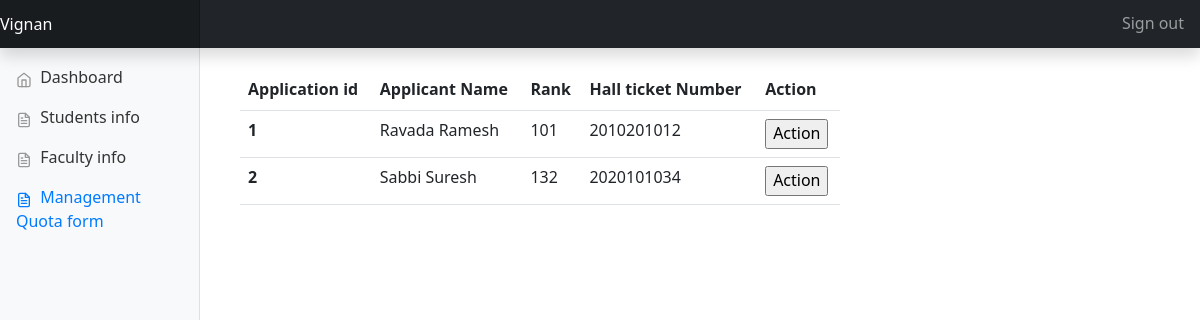
The page /Admin/MQviewlist.php on the database its author committed.
### tables this page shows
CREATE TABLE `mq_registration` (
  `appid` int(100) NOT NULL,
  `first_name` varchar(50) NOT NULL,
  `last_name` varchar(50) NOT NULL,
  `dob` date NOT NULL,
  `email` varchar(50) NOT NULL,
  `caste` varchar(20) NOT NULL,
  `htno` varchar(20) NOT NULL,
  `rank` varchar(100) DEFAULT NULL,
  `grade` varchar(10) NOT NULL,
  `father` varchar(30) NOT NULL,
  `fatheroccupation` varchar(30) NOT NULL,
  `address` varchar(100) NOT NULL,
  `pincode` varchar(30) NOT NULL,
  `branch` varchar(20) NOT NULL,
  `phno` varchar(20) NOT NULL,
  `mother` varchar(50) NOT NULL,
  `motheroccupation` varchar(50) NOT NULL,
  `photo` varchar(200) NOT NULL
);

### Admin/MQviewlist.php (the view, shortened to what this page needs)
<?php
include './conn.php';
?>
<!doctype html>
<html lang="en">
  <head>
    <link href="https://cdn.jsdelivr.net/npm/bootstrap@5.2.3/dist/css/bootstrap.min.css" rel="stylesheet"
>
    <link href="../../dist/css/bootstrap.min.css" rel="stylesheet">
    <link href="../dashboard1.css" rel="stylesheet">
  </head>
  <body>
    <nav class="navbar navbar-dark fixed-top bg-dark flex-md-nowrap p-0 shadow">
      <a class="navbar-brand col-sm-3 col-md-2 mr-0" href="./admindash.php">Vignan</a>
      <ul class="navbar-nav px-3">
        <li class="nav-item text-nowrap">
          <a class="nav-link" href="../index.html">Sign out</a>
        </li>
      </ul>
    </nav>
    <div class="container-fluid">
      <div class="row">
      <br><br><br><br>
        <nav class="col-md-2 bg-light sidebar">
          <div class="sidebar-sticky">
            <ul class="nav flex-column">
              <li class="nav-item">
                <a class="nav-link " href="admindash.php">
                  <span data-feather="home"></span>
                  Dashboard
                </a>
              </li>
              <li class="nav-item">
                <a class="nav-link" href="allstudents.php">
                  <span data-feather="file-text"></span>
                  Students info
                </a>
              </li>
              <li class="nav-item">
                <a class="nav-link" href="allfaculty.php">
                  <span data-feather="file-text"></span>
                  Faculty info
                </a>
              </li>
              <li class="nav-item">
                <a class="nav-link active" href="MQviewlist.php">
                  <span data-feather="file-text"></span>
                  Management Quota form
                </a>
              </li>
            </ul>
          </div>
        </nav>
        <nav class="col-md-6 asidebar">
              <div class="row">
              <center>
                <table class="table table-hover">
                  <thead class="thead-dark">
                    <tr>
                      <th scope="col">Application id</th>
                      <th scope="col">Applicant Name</th>
                      <th scope="col">Rank</th>
                      <th scope="col">Hall ticket Number</th>
                      <th scope="col">Action</th>
                    </tr>
                  </thead>
                  <tbody>
                    <?php
                      $res=mysqli_query($link,"select * from mq_registration");
                      while($row=mysqli_fetch_array($res)){
                          ?>
                          <tr>
                              <th scope="row"><?php echo $row['appid'] ?></th>
                              <td><?php echo $row['first_name'].' '.$row['last_name'] ?></td>
                              <td><?php echo $row['rank'] ?></td>
                              <td><?php echo $row['htno'] ?></td>
                              <td>
                              <form action="downloadform.php" method="post">
                                <input type="submit" value='Action'>
                              </form>
                              </td>
                          </tr>
                          <?php
                      }
                      ?>
                  </tbody>
                </table>
                    </center>
              </div>
        </nav>
      </div>
    </div>
  </body>
</html>

### dashboard1.css (style rules this page uses)
body { font-size: .999rem; }
.feather { width: 16px; height: 16px; vertical-align: text-bottom; }
.sidebar { top: 0; bottom: 0; left: 0; z-index: 100; padding: 50px 0 0; padding-right: 10px; box-shadow: inset -1px 0 0 rgba(0, 0, 0, .1); }
.asidebar { position: relative; top: 20px; left: 40px; z-index: 100; padding: 50px 0 0; }
.sidebar-sticky { position: relative; top: 0; height: calc(100vh - 48px); padding-top: .5rem; overflow-x: hidden; overflow-y: auto; }
.sidebar .nav-link { font-weight: 500; color: #333; }
.sidebar .nav-link .feather { margin-right: 4px; color: #999; }
.sidebar .nav-link.active { color: #007bff; }
.sidebar .nav-link:hover .feather, .sidebar .nav-link.active .feather { color: inherit; }
.navbar-brand { padding-top: .75rem; padding-bottom: .75rem; font-size: 1rem; background-color: rgba(0, 0, 0, .25); box-shadow: inset -1px 0 0 rgba(0, 0, 0, .25); }

### rows shown on the page
mq_registration: appid "1", first_name "Ravada", last_name "Ramesh", rank "101", htno "2010201012"
mq_registration: appid "2", first_name "Sabbi", last_name "Suresh", rank "132", htno "2020101034"
